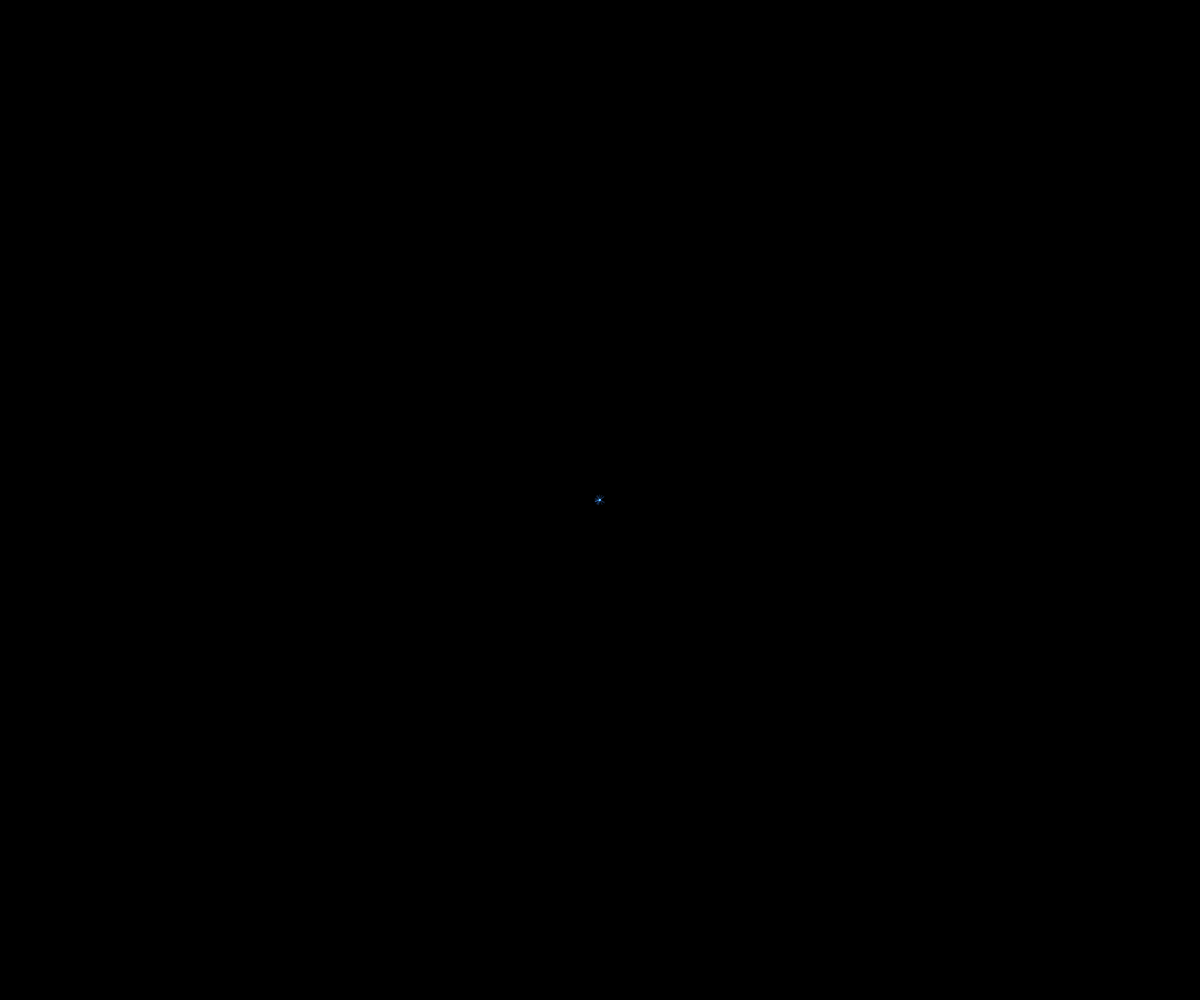
Frame 1 (no input)
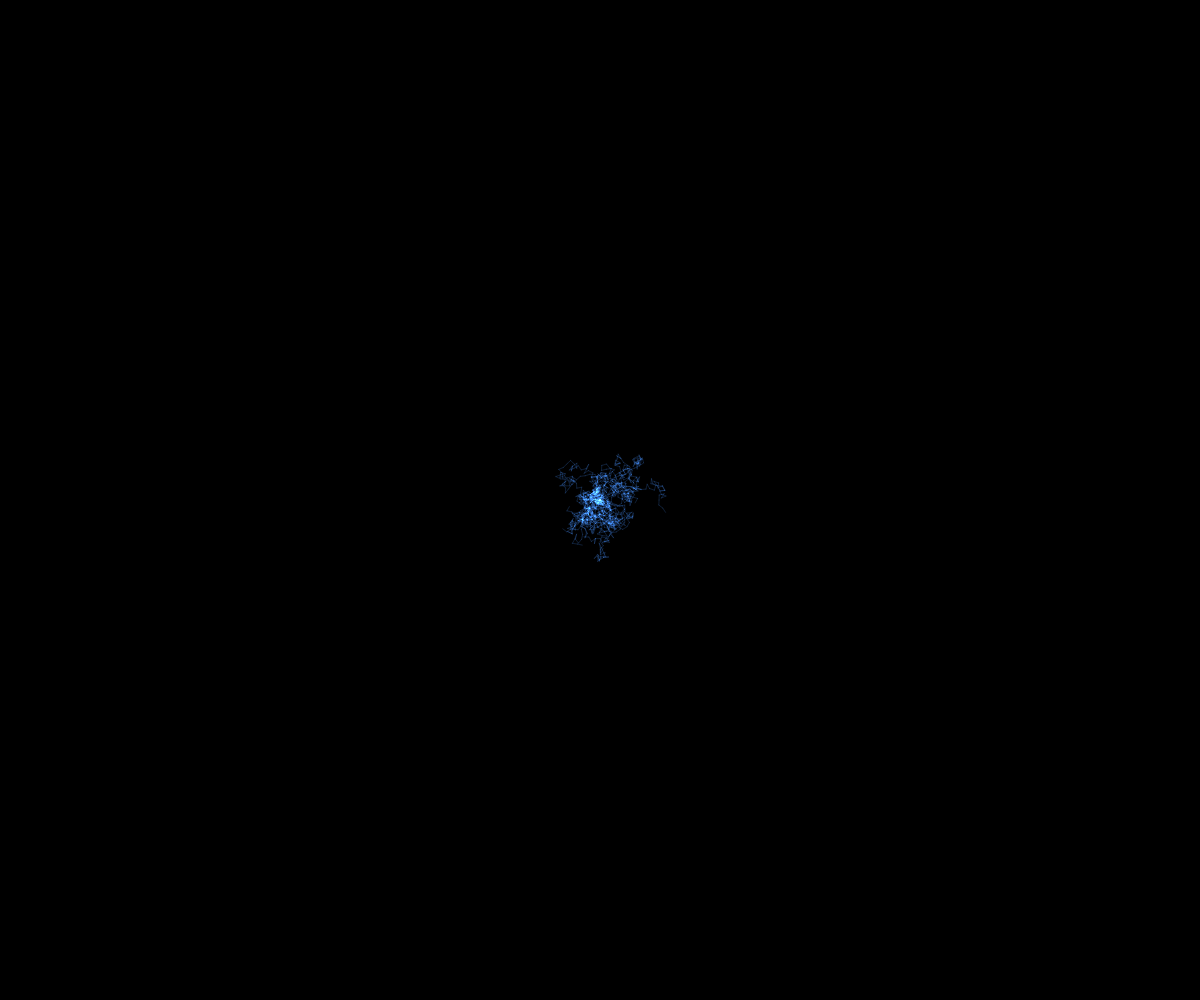
Frame 60 (no input)
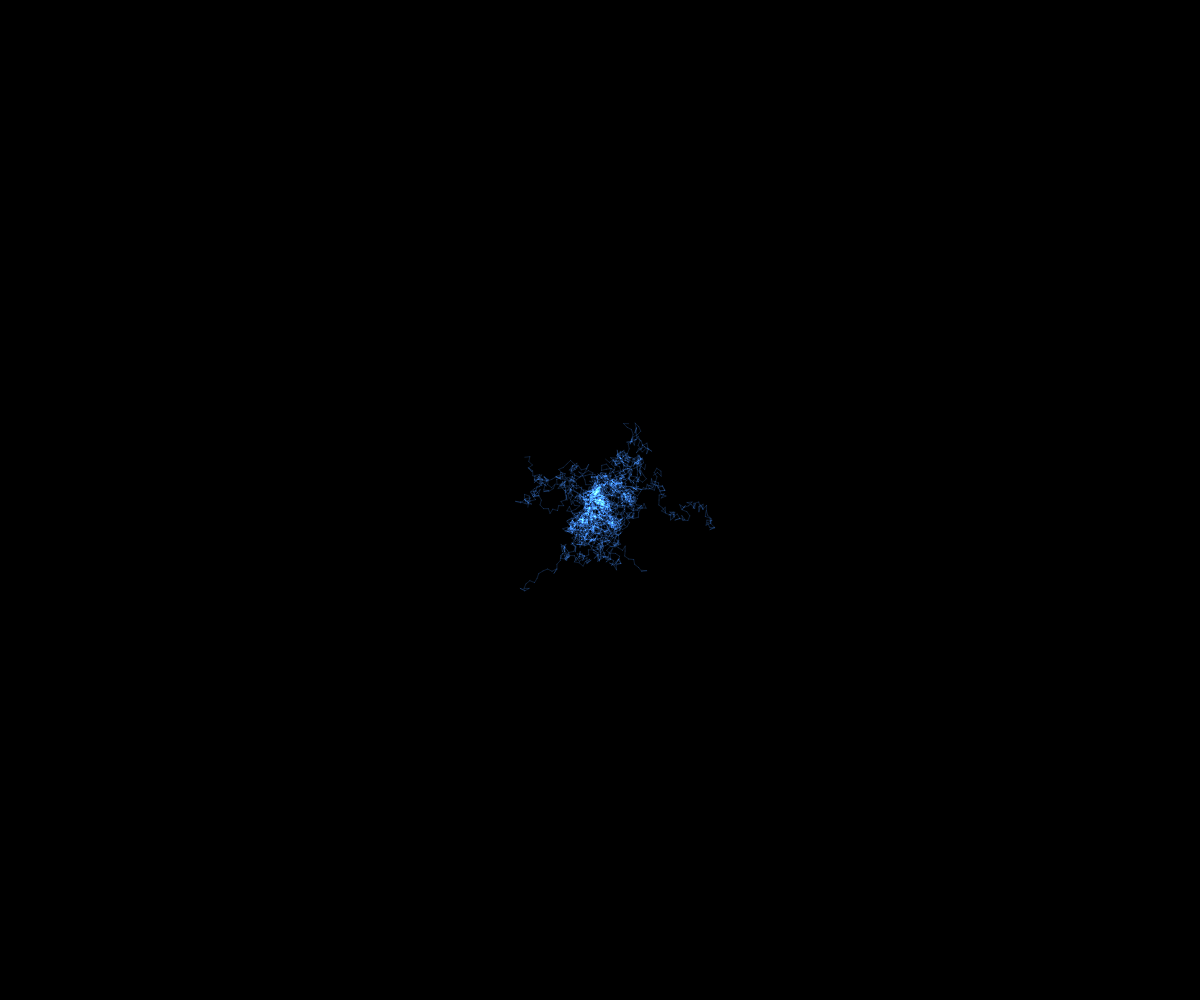
Frame 120 (the mouse pressed at the canvas centre since frame 60)

The p5.js sketch that drew these frames (run headless with seeded random() and noise() and a simulated clock; from frame 60 on, the mouse is pressed at the canvas centre):

// p5.js sketch
// ── sketch.js
var p = [];
var n = 20;


function setup() {
    canvas = createCanvas(window.innerWidth, window.innerHeight);
    frameRate(30);
    background(0);
    blendMode(ADD);
    stroke('rgba(50,110,200,0.25)');

    for (var i = 0; i < n; i++) {
        p[i] = new RandomPoint(width/2, height/2);
    };
}

function draw() {
    for (var i = 0; i < n; i++) {
        p[i].move();
        p[i].draw();
    };
}

var RandomPoint = function(x, y) {
    this.x = x;
    this.y = y;

    this.prev_x = x;
    this.prev_y = y;

    this.theta = random() * 2 * PI;
    this.r = 5;

    this.draw = function() {
        line(this.prev_x, this.prev_y, this.x, this.y);
    }

    this.move = function() {
        this.theta = random() * 2 * PI;
        this.prev_x = this.x;
        this.prev_y = this.y;
        this.x = this.x + cos(this.theta) * this.r;
        this.y = this.y + sin(this.theta) * this.r;
    }
}

window.onresize = function() {
    var w = window.innerWidth;
    var h = window.innerHeight;  
    canvas.size(w,h);
    width = w;
    height = h;
};
